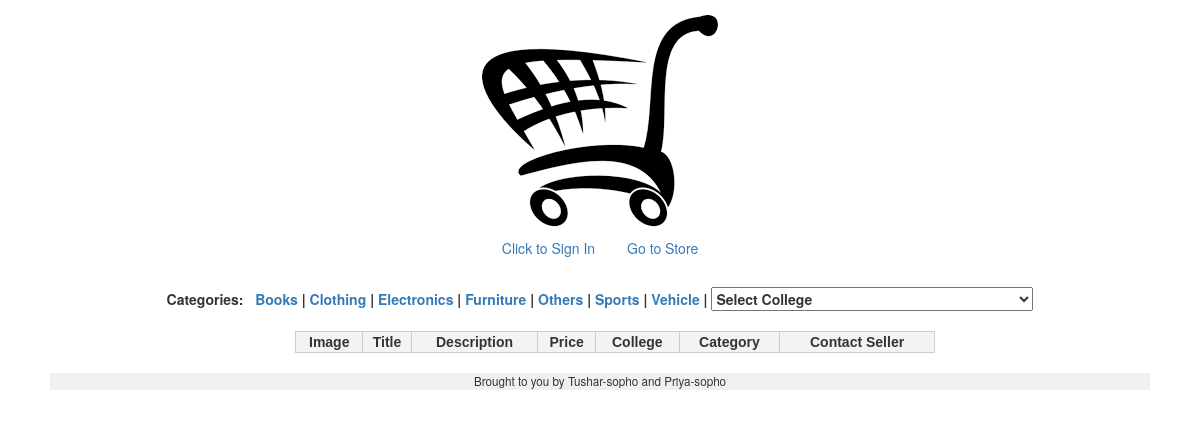
/store.php?q=6, run on an earlier commit of the app's database.
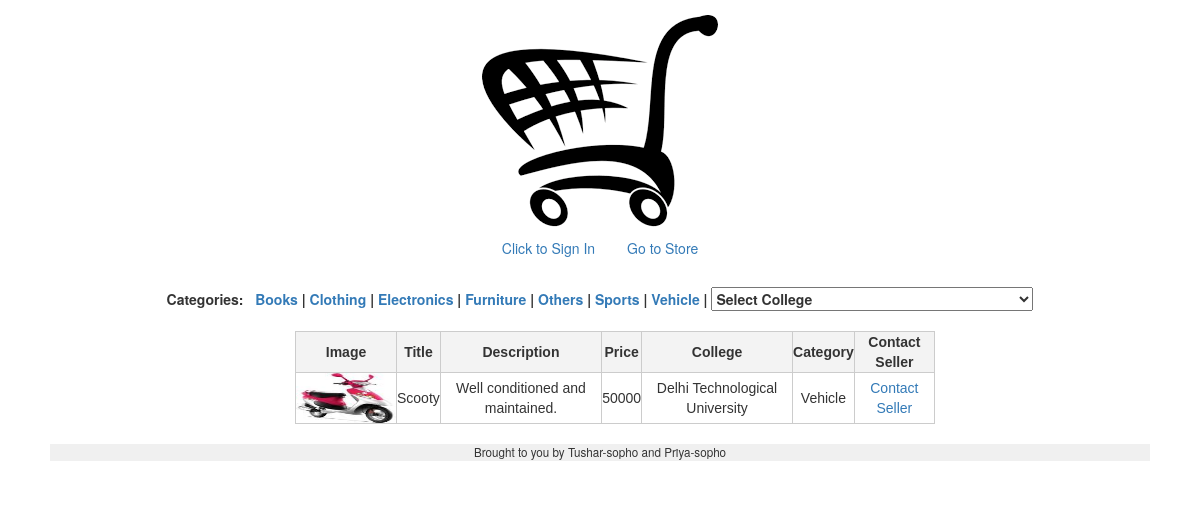
And on a later commit of the database.
### tables this page shows
CREATE TABLE IF NOT EXISTS `Category` (
  `Ca_id` int(11) NOT NULL AUTO_INCREMENT,
  `Cname` varchar(20) NOT NULL,
  PRIMARY KEY (`Ca_id`),
  UNIQUE KEY `Cname` (`Cname`)
);

CREATE TABLE IF NOT EXISTS `Item` (
  `I_id` int(11) NOT NULL AUTO_INCREMENT,
  `Title` varchar(50) NOT NULL,
  `Description` varchar(200) NOT NULL,
  `Uid` int(11) NOT NULL,
  `Ca_id` int(11) NOT NULL,
  `Contact` varchar(150) NOT NULL,
  `Price` mediumint(9) NOT NULL COMMENT 'If price =0 => for donation',
  `Image` varchar(100) NOT NULL,
  PRIMARY KEY (`I_id`)
);

CREATE TABLE IF NOT EXISTS `College` (
  `Cid` varchar(10) NOT NULL,
  `Name` varchar(50) NOT NULL,
  PRIMARY KEY (`Cid`)
);

### views/store.php (the view, shortened to what this page needs)
 <b>
 Categories: &nbsp;
  <?php
    $record = mysql_query("SELECT * FROM Category");
    while($r=mysql_fetch_assoc($record))
    {
    $name = $r["Cname"];
    $cid = $r["Ca_id"];
    echo "<a href= 'store.php?q=$cid' name='Category'>".$name."</a> | ";
    }
  ?>
  <form action="store.php" style="display:inline;">
 <select onchange="this.form.submit(); "  name="q2" value="<?= $cid ?>">
  <option value="0"Selected disabled>Select College</option>
  </select></b></form><br><br>
  <div class="container">
    <table style="margin-left:auto; margin-right:auto; color: #333; font-family: Helvetica, Arial, sans-serif; width: 640px; border-collapse:collapse; border-spacing: 0;" >
            <tr>
                <th style="border: 1px solid #CCC; background: #F3F3F3; font-weight: bold; text-align:center;">Image</th>
                <th style="border: 1px solid #CCC; background: #F3F3F3; font-weight: bold; text-align:center;">Title</th>
                <th style="border: 1px solid #CCC; background: #F3F3F3; font-weight: bold; text-align:center;">Description</th>
                <th style="border: 1px solid #CCC; background: #F3F3F3; font-weight: bold; text-align:center;">Price</th>
                <th style="border: 1px solid #CCC; background: #F3F3F3; font-weight: bold; text-align:center;">College</th>
                <th style="border: 1px solid #CCC; background: #F3F3F3; font-weight: bold; text-align:center;">Category</th>
                <th style="border: 1px solid #CCC; background: #F3F3F3; font-weight: bold; text-align:center;">Contact Seller</th>
            </tr>
            <?php while ($r = mysql_fetch_assoc($rows)): ?>
              <?php
                  $uid = $r["Uid"];
                  $ca_id = $r["Ca_id"];
                  $id = $r["I_id"];
                  $query1="Select Name FROM College where Cid = ( SELECT Cid from Account where UID = '$uid')";
                  $query2= "Select Cname FROM Category where Ca_id = $ca_id";
                  ?>
                   <tr>
                    <td style="border: 1px solid #CCC;"><?= "<img src=\"".$r["Image"]."\" width=100px height=50px >" ?> </td>
                    <td style="border: 1px solid #CCC;"><?= $r["Title"] ?></td>
                    <td style="border: 1px solid #CCC;"><?= $r["Description"] ?></td>
                    <td style="border: 1px solid #CCC;"><?= $r["Price"] ?></td>
                    <td style="border: 1px solid #CCC;"><?php $name = mysql_query($query1);
                      $clg= mysql_fetch_assoc($name);
                      echo $clg["Name"];
                      ?></td>
                    <td style="border: 1px solid #CCC;"><?php $name = mysql_query($query2);
                      $ctg= mysql_fetch_assoc($name);
                      echo $ctg["Cname"];
                      ?></td>
                    <td style="border: 1px solid #CCC;"><?= "<a href='seller.php?id=$id'>Contact Seller</a>" ?></td>
                </tr>
            <?php endwhile ?>
    </table>
</div>

What changed in the data, as far as the page shows it:
added item: Image (picture), Title "Scooty", Description "Well conditioned and maintained.", Price "50000", college.Name "Delhi Technological University", Ca.Cname "Vehicle"
